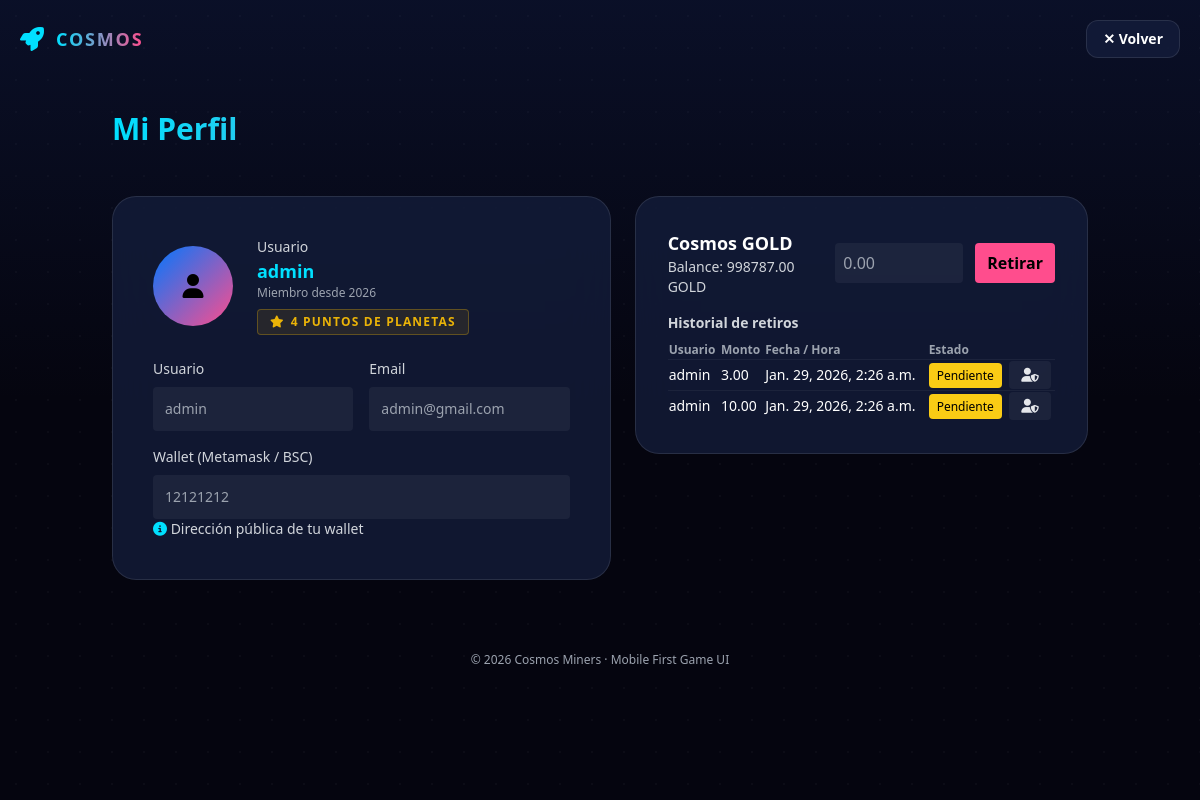
/profile/ (signed in), run on an earlier commit of the app's database.
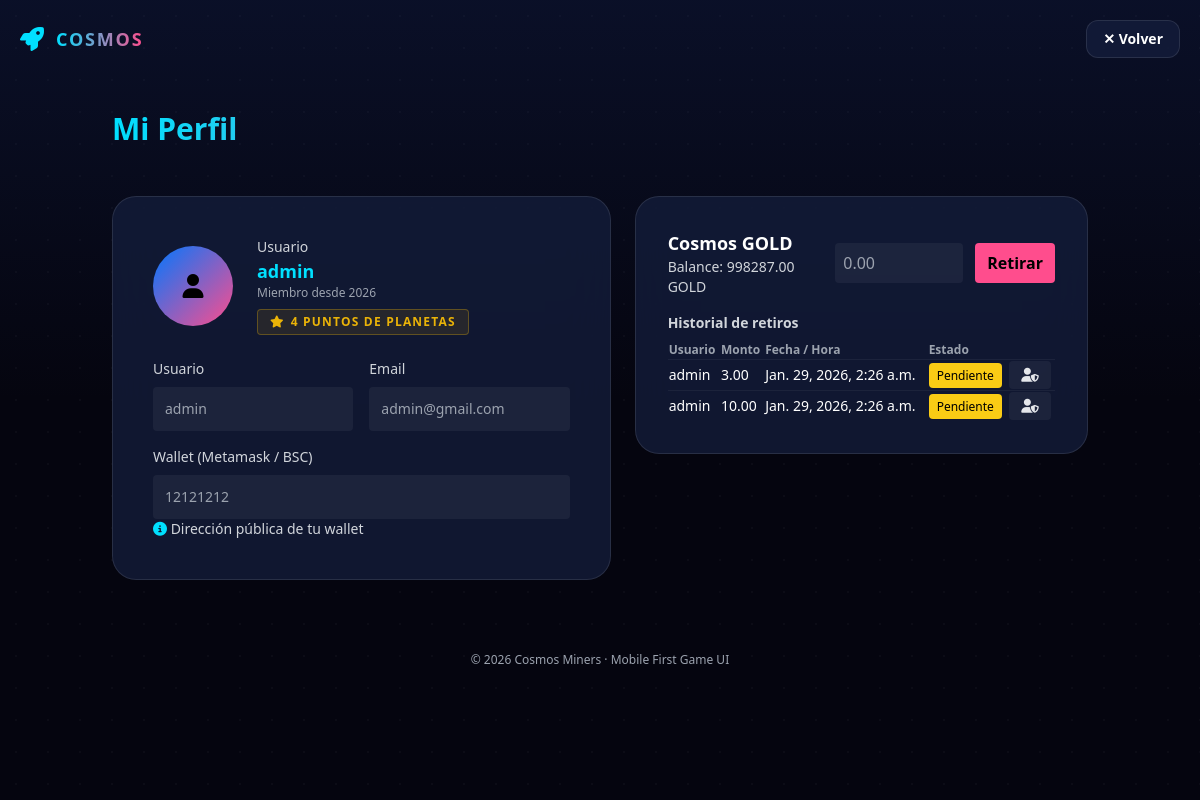
And on a later commit of the database.
### game/models.py (models this page shows, shortened)
class Profile(models.Model):
    user = models.OneToOneField(settings.AUTH_USER_MODEL, on_delete=models.CASCADE)
    wallet_metamask_bsc = models.CharField(max_length=255,null=True,blank=True, unique=True)
    cosmos_gold = models.DecimalField(max_digits=12, decimal_places=2, default=Decimal('0.00'))
    points = models.IntegerField(default=0)
    created_at = models.DateTimeField(auto_now_add=True)

### game/views.py (the view)
# urls.py: path("profile/", profile_view, name="profile_view"),
@login_required
def profile_view(request):
    profile, _ = Profile.objects.get_or_create(user=request.user)
    withdrawals = request.user.withdrawals.order_by('-created_at')
    return render(request, "game/profile.html", {"user": request.user, "profile": profile, "withdrawals": withdrawals})

### game/templates/game/profile.html (shortened to what the changed rows need)
<!DOCTYPE html>
<html lang="es">
<head>
  <script src="https://cdn.tailwindcss.com"></script>
  <link rel="stylesheet"
        href="https://cdnjs.cloudflare.com/ajax/libs/font-awesome/6.4.0/css/all.min.css"/>
</head>
<body class="min-h-screen bg-space text-white overflow-x-hidden relative">
<section class="relative z-10 px-6 mt-8 mb-8 sm:mb-12 max-w-5xl mx-auto text-center lg:text-left">
  <h1 class="text-3xl font-black leading-tight mb-1 bg-gradient-to-r from-accent to-pink bg-clip-text text-transparent">Mi Perfil</h1>
</section>
<div class="relative z-10 px-6 pb-12 max-w-5xl mx-auto grid gap-6 lg:grid-cols-[1.1fr_1fr]">
  <main class="w-full">
    <div class="bg-card backdrop-blur-xl border border-white/10 rounded-3xl p-8 sm:p-6 lg:p-10 min-h-[65vh] sm:min-h-0 flex flex-col">
    <div class="flex items-center gap-6 mb-6">
      <div>
        <div class="text-sm text-gray-300">Usuario</div>
        <div class="font-bold text-accent text-lg">{{ user.username }}</div>
        <div class="text-xs text-gray-400">Miembro desde {{ user.date_joined|date:"Y" }}</div>
        <div class="mt-2 inline-flex items-center gap-1.5 px-3 py-1 rounded bg-yellow-500/10 border border-yellow-500/30 text-yellow-500 text-xs font-bold uppercase tracking-widest">
            <i class="fas fa-star text-yellow-500"></i> {{ profile.points }} Puntos de Planetas
        </div>
      </div>
    </div>
    <form id="profileForm" class="space-y-4 flex flex-col flex-1 lg:space-y-0 lg:grid lg:grid-cols-2 lg:gap-4">
      <label class="block text-sm text-gray-300 lg:col-span-2">
        Wallet (Metamask / BSC)
        <input name="wallet" value="{{ profile.wallet_metamask_bsc }}" readonly class="w-full mt-2 p-3 rounded bg-white/5 text-gray-400 cursor-not-allowed outline-none" />
        <div class="wallet-hint"><i class="fas fa-info-circle text-accent"></i> Dirección pública de tu wallet</div>
      </label>
    </form>
    </div>
  </main>
  <section class="w-full">
    <div class="bg-card backdrop-blur-xl border border-white/10 rounded-3xl p-6 lg:p-8">
    <div class="flex items-center justify-between mb-4">
      <div>
        <p class="text-sm text-gray-300">Balance: <span id="cgBalance">{{ profile.cosmos_gold }}</span> GOLD</p>
      </div>
    </div>
    <div>
      <div class="overflow-x-auto">
        <table class="w-full text-left text-sm">
          <thead class="text-gray-400 text-xs">
            <tr>
              <th>Usuario</th>
              <th>Monto</th>
              <th>Fecha / Hora</th>
              <th>Estado</th>
              <th></th>
            </tr>
          </thead>
        </table>
      </div>
    </div>
    </div>
  </section>
</div>
</body>
</html>

What changed in the data, as far as the page shows it:
changed Profile: cosmos_gold "998787.00" → "998287.00"
